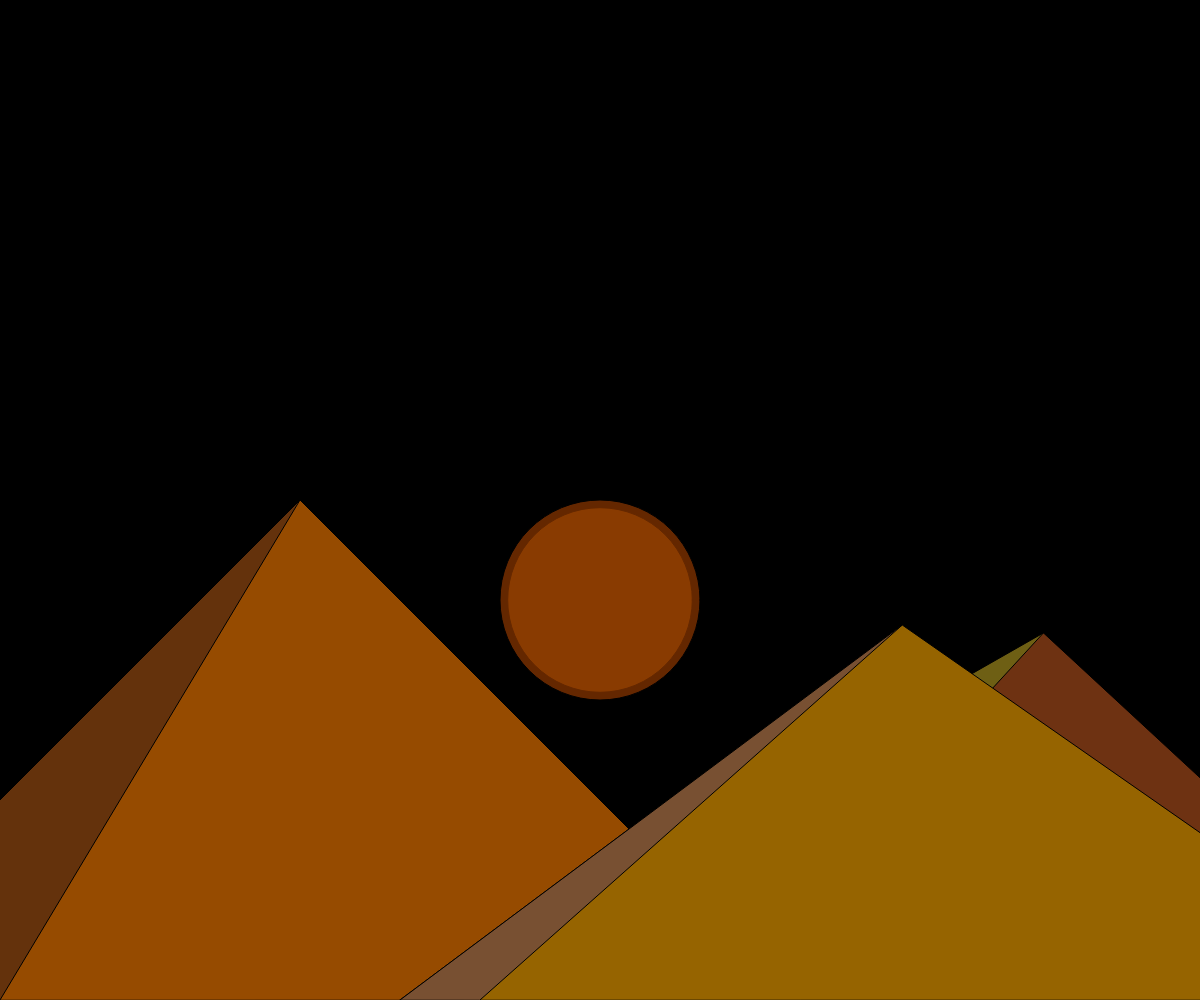
Frame 1 (no input)
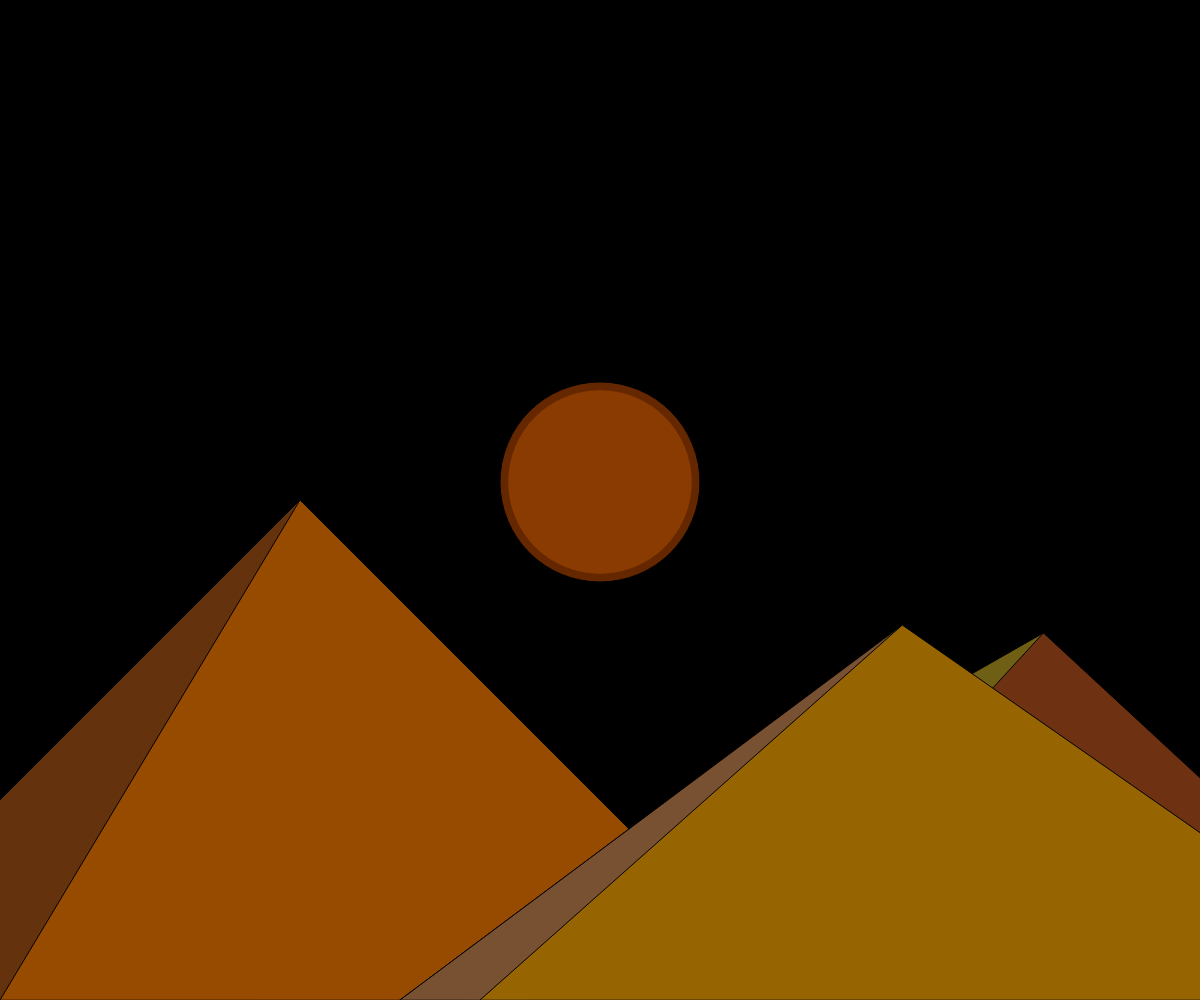
Frame 60 (no input)
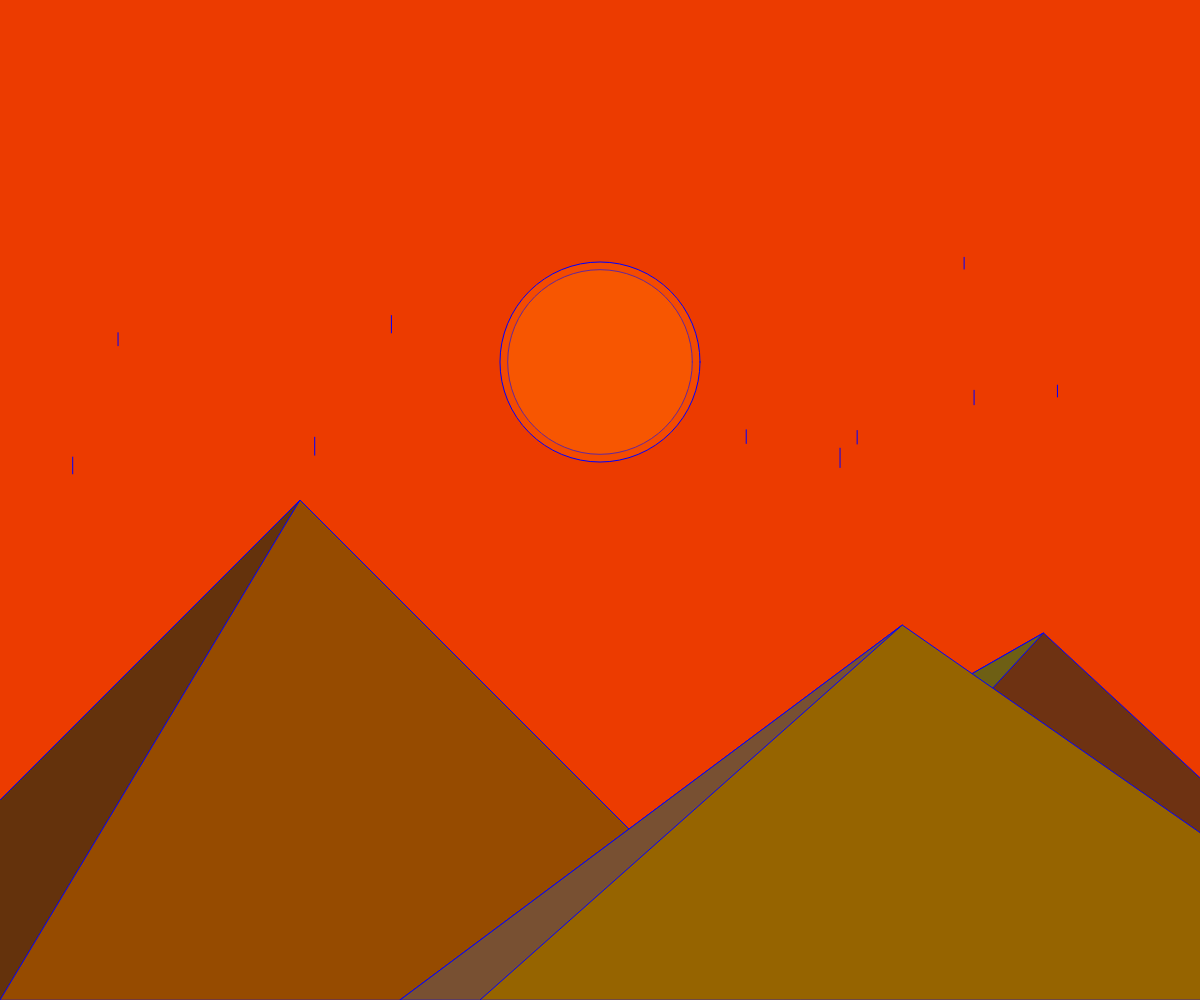
Frame 120 (the mouse pressed at the canvas centre since frame 60)

The p5.js sketch that drew these frames (run headless with seeded random() and noise() and a simulated clock; from frame 60 on, the mouse is pressed at the canvas centre):

// p5.js sketch
// ── sketch.js

let sunHeight = 600; 
let gotas = [];


let redVal = 0;
let greenVal = 0;

function setup() {

  createCanvas(windowWidth, windowHeight);
}

function draw() {

  background(redVal, greenVal, 0);

  // Sol
  fill(255, 135, 5, 60);
  circle(windowWidth / 2, sunHeight, windowWidth / 6.5); // Sol más grande según el ancho de la ventana
  fill(255, 100, 0, 100);
  circle(windowWidth / 2, sunHeight, windowWidth / 6);

  // Montañas
  fill(110, 50, 18);
  triangle(windowWidth / 3, windowHeight, windowWidth / 1.15, windowHeight / 1.58, windowWidth * 1.2, windowHeight);
  fill(110, 95, 20);
  triangle(windowWidth / 3, windowHeight, windowWidth / 1.15, windowHeight / 1.58, windowWidth / 1.7, windowHeight);

  fill(150, 75, 0);
  triangle(-windowWidth / 6, windowHeight, windowWidth / 4, windowHeight / 2, windowWidth / 1.5, windowHeight);
  fill(100, 50, 12);
  triangle(-windowWidth / 6, windowHeight, windowWidth / 4, windowHeight / 2, 0, windowHeight);

  fill(150, 100, 0);
  triangle(windowWidth / 3, windowHeight, windowWidth / 1.33, windowHeight / 1.6, windowWidth * 1.2, windowHeight);
  fill(120, 80, 50);
  triangle(windowWidth / 3, windowHeight, windowWidth / 1.33, windowHeight / 1.6, windowWidth / 2.5, windowHeight);

  // Reducir la altura del sol hasta que llegue a 130
  if (sunHeight > 130) {
    sunHeight -= 2;
  }

  // Aumentar las variables de color durante el amanecer
  if (sunHeight < 480) {
    redVal += 4;
    greenVal += 1;
  }

  for (let i = gotas.length - 1; i >= 0; i--) {
    gotas[i].mover();
    gotas[i].mostrar();

    // Eliminar la gota si se sale del canvas
    if (gotas[i].y > height) {
        gotas.splice(i, 1);  // Eliminar la gota del arreglo
    }
}
}

function mousePressed() {
    for (let i = 0; i < 10; i++) {
        gotas.push(new Gota(random(width), random(-100, 0)));  
    }
}

// Ajustar el tamaño del canvas cuando se cambia el tamaño de la ventana
function windowResized() {
  resizeCanvas(windowWidth, windowHeight);
}

class Gota {
    constructor(x, y) {
        this.x = x;
        this.y = y;
        this.velocidad = random(4, 10);  
        this.longitud = random(10, 20);  
    }

    mover() {
        this.y += this.velocidad;  
    }

    mostrar() {
        stroke(0, 0, 255);
        line(this.x, this.y, this.x, this.y + this.longitud);  
    }
}

// ── styles.css
body, html {
    margin: 0;
    padding: 0;
    overflow: hidden;
    font-family: 'Arial', sans-serif;
}

canvas {
    position: fixed;
    top: 0;
    left: 0;
    z-index: -1;
}

.content {
    text-align: center;
    color: rgb(0, 0, 0);
}

.header-text {
    margin-bottom: 20px;
}

.boxes-container {
    display: flex;
    justify-content: center;
    gap: 20px; /* Espacio entre las boxes */
    flex-wrap: wrap;
    padding-top: 10px;
}

.box {
    display: flex;
    flex-direction: column;
    align-items: center;
    justify-content: center;
    padding: 10px;
    border: 1px solid #bde91c;
    background-color: rgba(255, 81, 0, 0.8);
    width: 200px;
    text-align: center;
    transition: background-color 0.3s ease, transform 0.3s ease;
}

.box:hover {
    background-color: rgb(255, 0, 0);
    transform: scale(1.05);
}

.box video {
    max-width: 100%;
    height: auto;
    margin-bottom: 10px;
}
